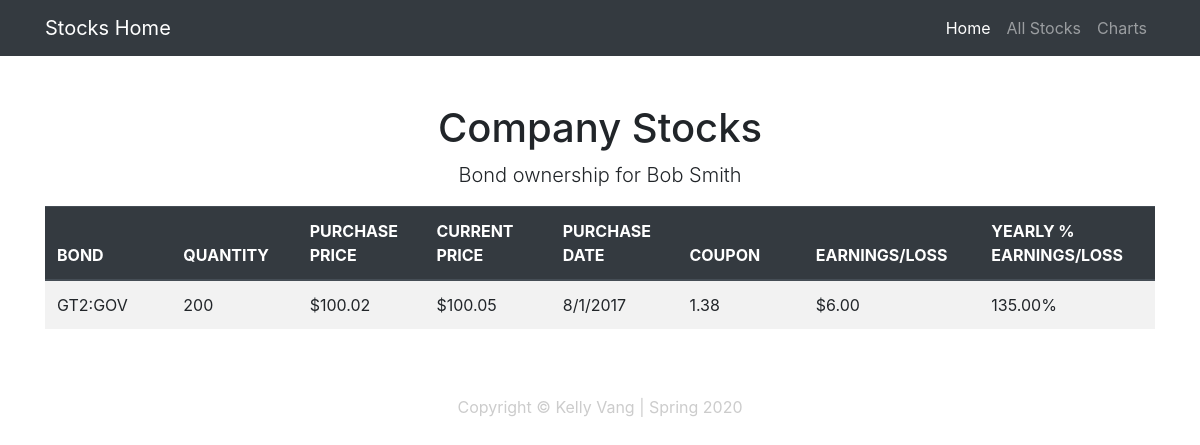
Page /bond/1 on the committed database.
### stocksApp/models.py (models this page shows, shortened)
class Investor(models.Model):
    investor_id = models.AutoField(db_column='investor_id', primary_key=True, blank=True, null=False)
    name = models.TextField(blank=True, null=True)
    address = models.TextField(blank=True, null=True)
    phone = models.TextField(blank=True, null=True)
    class Meta:
        managed = False
        db_table = 'Investor'

class Bond(models.Model):
    bond_id = models.AutoField(db_column='bond_id', primary_key=True, blank=True, null=False)
    investor_id = models.IntegerField(blank=True, null=True)
    bond_symbol = models.TextField(blank=True, null=True)
    no_shares = models.IntegerField(blank=True, null=True)
    purchase_price = models.FloatField(blank=True, null=True)
    current_price = models.FloatField(blank=True, null=True)
    purchase_date = models.TextField(blank=True, null=True)
    coupon = models.FloatField(blank=True, null=True)
    yield_field = models.FloatField(db_column='yield', blank=True, null=True)
    class Meta:
        managed = False
        db_table = 'Bond'
    def calculate_earnings(self):
        return (self.current_price - self.purchase_price) * self.no_shares

### stocksApp/views.py (the view)
# urls.py: path('bond/<int:id>', views.bond, name='bond'),
def bond(request,id):
    investorData = Investor.objects.get(investor_id=1)
    bondData = Bond.objects.get(bond_id=id)
    context = {'investor': investorData, 'bond': bondData}
    return render(request, 'bond.html', context)

### stocksApp/templates/bond.html
{% extends "base.html" %}
{% block content %}
  <div class="container">
    <div class="row">
      <div class="col-lg-12 text-center">
        <h1 class="mt-5">Company Stocks</h1>
        <p class="lead">Bond ownership for {{investor.name}}</p>
        <table cellspacing="0" cellpadding="0" class="table table-hover table-striped">
          <thead class="thead-dark">
            <tr>
                <th>BOND</th>
                <th>QUANTITY</th>
                <th>PURCHASE PRICE</th>
                <th>CURRENT PRICE</th>
                <th>PURCHASE DATE</th>
                <th>COUPON</th>
                <th>EARNINGS/LOSS</th>
                <th>YEARLY % EARNINGS/LOSS</th>
            </tr>
            </thead>
            <tbody>
            <tr>
                <td>{{bond.bond_symbol}}</td>
                <td>{{bond.no_shares}}</td>
                <td>${{bond.purchase_price|floatformat:2}}</td>
                <td>${{bond.current_price|floatformat:2}}</td>
                <td>{{bond.purchase_date}}</td>
                <td>{{bond.coupon|floatformat:2}}</td>
                <td>${{bond.calculate_earnings|floatformat:2}}</td>
                <td>{{bond.yield_field}}</td>
            </tr>
            </tbody>
        </table>
      </div>
    </div>
  </div>
{% endblock content %}

### stocksApp/static/css/main.css (style rules this page uses)
body { text-align: center; }
table { margin-left:auto; margin-right:auto; margin-bottom:30px; }
th { width:7em; border-bottom: 1px solid black; text-align:left; vertical-align: bottom; padding-right:20px; }
td { padding-right: 20px; text-align: left; }

### rows in the picture
Investor: name "Bob Smith"
Bond: bond_symbol "GT2:GOV", no_shares "200", purchase_price "100.02", current_price "100.05", purchase_date "8/1/2017", coupon "1.38", calculate_earnings "6.00", yield_field "135.00%"
